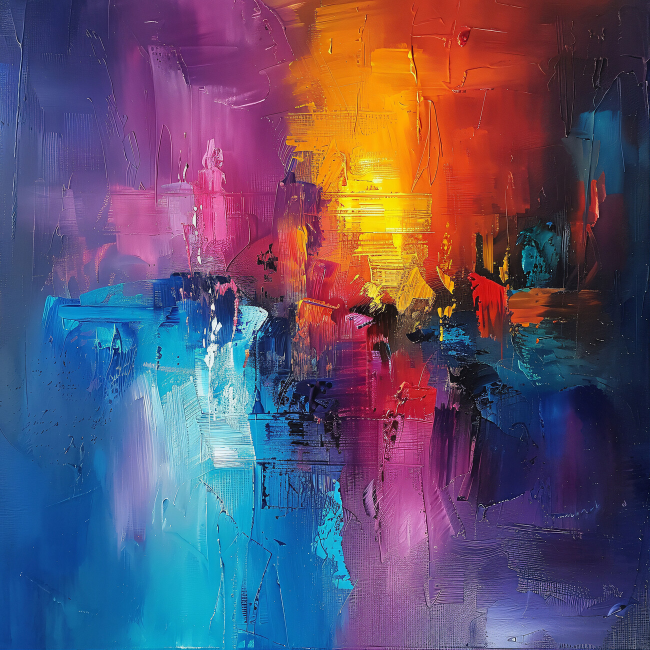
#> input picture Lesson 2/abstract.jpg, 1300 x 1300 px (shown at 1/2 size)
$ python Drawing_On_Images.py
#> lines starting #> are read from the running program, lines starting #| are printed output that depends on the picture
"""import cv2
import numpy as np
image2 = cv2.imread("Lesson 2/abstract.jpg")
cv2.imshow("Original Image", image2)
start = (0,0)
end = (1300,1300)
color = (100, 100, 100)
thickness = (100)
Line = cv2.line(image2, start, end, color, thickness)
cv2.imshow("Image with a Line on It", Line)
cv2.waitKey(0)
cv2.destroyAllWindows()"""
"""import cv2
import numpy as np
image2 = cv2.imread("Lesson 2/abstract.jpg")
cv2.imshow("Original Image", image2)
start = (0,0)
end = (1300,1300)
color = (100, 50, 200)
thickness = (-1)
Line = cv2.rectangle(image2, start, end, color, thickness)
cv2.imshow("Image with a Rectangle on It", Line)
cv2.waitKey(0)
cv2.destroyAllWindows()"""
"""import cv2
import numpy as np
image2 = cv2.imread("Lesson 2/abstract.jpg")
cv2.imshow("Original Image", image2)
start = (650, 650)
end = (200)
color = (255, 50, 200)
thickness = (-1)
Line = cv2.circle(image2, start, end, color, thickness)
cv2.imshow("Image with a Circle on It", Line)
cv2.waitKey(0)
cv2.destroyAllWindows()"""
import cv2
import numpy as np
image2 = cv2.imread("Lesson 2/abstract.jpg")
#> image2 is the input picture: shape (1300, 1300, 3); mean B, G, R 108.4, 82, 95.6
cv2.imshow("Original Image", image2)
position = (450, 650)
color = (255, 50, 200)
FontScale = (7)
thickness = (1000)
Font = cv2.FONT_HERSHEY_COMPLEX
Line = cv2.putText(image2, "Hello", position, Font, FontScale, color, thickness, cv2.LINE_AA)
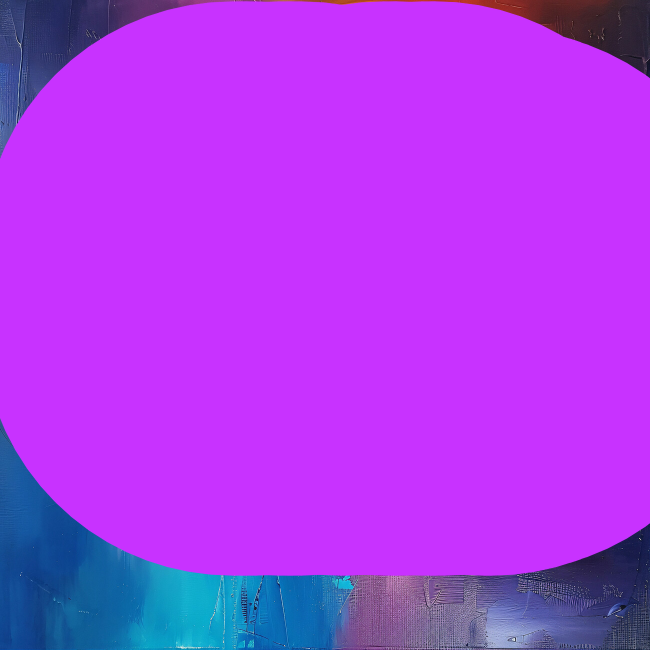
#> Line: shape (1300, 1300, 3) (shown at 1/2 size); mean B, G, R 233.4, 56.9, 172.7
cv2.imshow("Image with Hello on It", Line)
cv2.waitKey(0)
cv2.destroyAllWindows()
